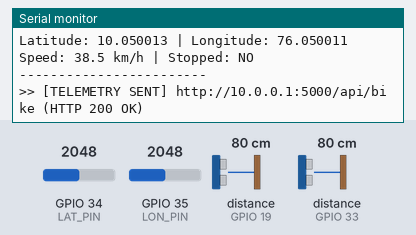
A sketch run on a simulated ESP32. Shown: the last lines printed to the serial monitor. Wiring (inferred from the names in the program): 2 × ultrasonic range finder: trigger GPIO 18, echo GPIO 19 / trigger GPIO 25, echo GPIO 33. Inputs (shaded band) come from the test bench; at power-on: distance to the obstacle (sensors on GPIO 19, GPIO 33) 80 cm, GPIO 34 (LAT_PIN) = 2048, GPIO 35 (LON_PIN) = 2048. The echo pulse lasts 58.3 µs per cm; WiFi joins after 1.5 s; servers stay silent unless stated; uploads are accepted with an empty reply.

Above: at 3.9 s.
4.0 s: distance to the obstacle (sensor on GPIO 19) set to 120 cm
At 4.12 s:
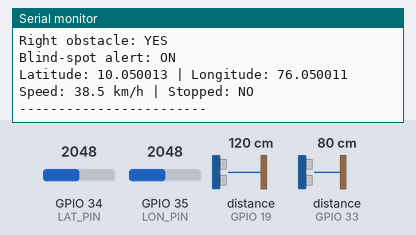
7.0 s: distance to the obstacle (sensor on GPIO 33) set to 120 cm
At 7.6 s:
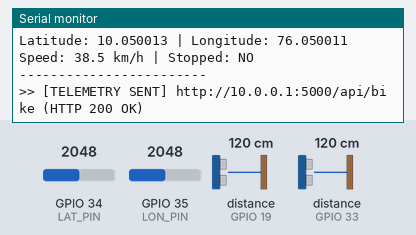
8.5 s: GPIO 34 (LAT_PIN) set to 2866
At 9.23 s:
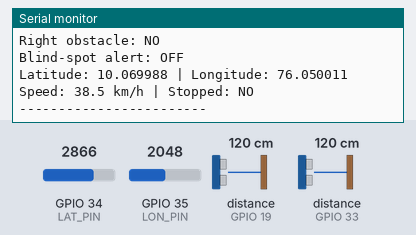
10.0 s: GPIO 35 (LON_PIN) set to 2866
At 11.27 s:
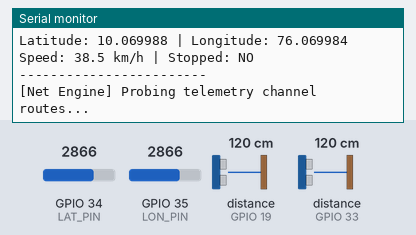
11.5 s: distance to the obstacle (sensor on GPIO 19) set to 2 cm
At 11.54 s:
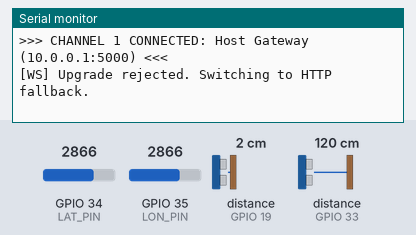
13.0 s: distance to the obstacle (sensor on GPIO 33) set to 2 cm
At 13.36 s:
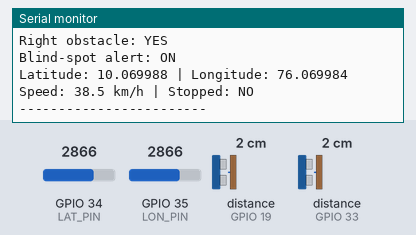
Timing chart, 0 to 15.5 s (numbered marks = the images above; inputs shaded):
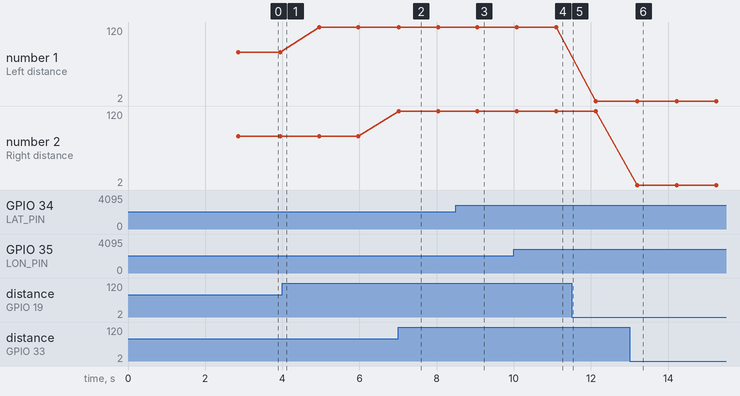

Measured:
- after the input at 7.0 s, the serial monitor: prints a new line at once (image 2)
- after the input at 8.5 s, the serial monitor: prints a new line after 0.56 s (image 3)
- after the input at 10.0 s, the serial monitor: prints a new line after 0.09 s (image 4)
- after the input at 13.0 s, the serial monitor: prints a new line after 0.20 s (image 6)
- plotted number 1: 80 → 120 after the input at 4.0 s, 120 → 2 after the input at 11.5 s

The sketch:

Smart_Bike_Node.ino
```cpp
/*
  =============================================================================
  SMART BIKE NODE - ESP32 (CIRKIT SIMULATOR & HARDWARE READY)
  =============================================================================
  Sensors connected:
    1. Left Ultrasonic Sensor   -> TRIG: GPIO 18, ECHO: GPIO 19
    2. Right Ultrasonic Sensor  -> TRIG: GPIO 25, ECHO: GPIO 33
    3. Simulated GPS Pots       -> LAT: GPIO 34, LON: GPIO 35
  Features:
    - Measures left & right blind-spot distance in centimeters
    - Detects obstacles under 100cm (rear blind-spot zone)
    - Reads simulated GPS coordinates from potentiometers
    - Connects to Wi-Fi ("CirkitWifi" in simulator or your home network)
    - Multi-Channel Telemetry: WebSocket (Gateway/Localhost/ngrok) + HTTP fallback
  =============================================================================
*/

#include <Arduino.h>
#include <WiFi.h>
#include <WiFiClient.h>
#include <WiFiClientSecure.h>
#include <HTTPClient.h>
#include <ArduinoJson.h>

// ==================== CONFIGURATION ====================

// Cirkit Designer virtual WiFi:
const char* WIFI_SSID     = "CirkitWifi";
const char* WIFI_PASSWORD = "";

// Multi-Channel Telemetry Endpoints:
const char* RENDER_HOST   = "openlab-ayc4.onrender.com";
const char* GATEWAY_HOST  = "10.0.0.1";
const char* LOCAL_HOST    = "127.0.0.1";

// ==================== PIN DEFINITIONS ====================

#define LEFT_TRIG   18
#define LEFT_ECHO   19
#define RIGHT_TRIG  25
#define RIGHT_ECHO  33

#define LAT_PIN     34
#define LON_PIN     35

#define USE_POTENTIOMETERS 1

const float OBSTACLE_LIMIT_CM    = 100.0;
const unsigned long POST_INTERVAL= 1000;

// ==================== GLOBALS ====================

unsigned long lastPostTime = 0;
float leftDistance = 100.0;
float rightDistance = 100.0;
bool leftObstacle = false;
bool rightObstacle = false;
bool blindSpotAlert = false;
float latitude = 10.045714;
float longitude = 76.045714;
float speedKmh = 38.5;
bool bikeStopped = false;

// ==================== SENSOR LOGIC ====================

float readDistanceCM(int trigPin, int echoPin) {
  digitalWrite(trigPin, LOW);
  delayMicroseconds(3);
  digitalWrite(trigPin, HIGH);
  delayMicroseconds(10);
  digitalWrite(trigPin, LOW);

  unsigned long duration = pulseIn(echoPin, HIGH, 25000UL);
  if (duration == 0) return -1;
  return duration * 0.0343 / 2.0;
}

void printDistance(const char *label, float distance) {
  Serial.print(label);
  if (distance < 0) {
    Serial.println("No echo");
  } else {
    Serial.print(distance, 1);
    Serial.println(" cm");
  }
}

// ==================== MULTI-CHANNEL TELEMETRY ENGINE ====================

WiFiClientSecure secureClient;
WiFiClient       plainClient;
Client*          activeClient = nullptr;

bool wsConnected = false;
unsigned long lastWsConnectAttempt = 0;
String connectedEndpoint = "";

bool connectWS() {
  if (WiFi.status() != WL_CONNECTED) return false;

  wsConnected = false;
  activeClient = nullptr;

  Serial.println("\n[Net Engine] Probing telemetry channel routes...");

  // Channel 1: Virtual Host Gateway (10.0.0.1:5000)
  plainClient.stop();
  plainClient.setTimeout(1200);
  if (plainClient.connect(GATEWAY_HOST, 5000)) {
    Serial.println(">>> CHANNEL 1 CONNECTED: Host Gateway (10.0.0.1:5000) <<<");
    activeClient = &plainClient;
    connectedEndpoint = "10.0.0.1:5000";
  }
  // Channel 2: Localhost Loopback (127.0.0.1:5000)
  else if (plainClient.connect(LOCAL_HOST, 5000)) {
    Serial.println(">>> CHANNEL 2 CONNECTED: Localhost (127.0.0.1:5000) <<<");
    activeClient = &plainClient;
    connectedEndpoint = "127.0.0.1:5000";
  }
  // Channel 3: Public Render Cloud (openlab-ayc4.onrender.com:443 via TLS)
  else {
    Serial.println("[Net Engine] Testing Channel 3: Render Cloud (port 443)...");
    secureClient.stop();
    secureClient.setInsecure();
    secureClient.setTimeout(3500);
    if (secureClient.connect(RENDER_HOST, 443)) {
      Serial.println(">>> CHANNEL 3 CONNECTED: Render Cloud (port 443) <<<");
      activeClient = &secureClient;
      connectedEndpoint = String(RENDER_HOST);
    } else {
      Serial.println("[Net Engine] Direct socket link bypassed. Using HTTP Engine.");
      return false;
    }
  }

  // Perform RFC 6455 Handshake
  activeClient->println("GET / HTTP/1.1");
  activeClient->println("Host: " + connectedEndpoint);
  activeClient->println("Upgrade: websocket");
  activeClient->println("Connection: Upgrade");
  activeClient->println("Sec-WebSocket-Key: dGhlIHNhbXBsZSBub25jZQ==");
  activeClient->println("Sec-WebSocket-Version: 13");
  activeClient->println("ngrok-skip-browser-warning: 1");
  activeClient->println();

  unsigned long t0 = millis();
  while (activeClient->connected() && millis() - t0 < 3000) {
    String line = activeClient->readStringUntil('\n');
    if (line.indexOf("101") >= 0) {
      wsConnected = true;
    }
    if (line == "\r" || line.length() == 0) break;
  }

  if (wsConnected) {
    Serial.println("=========================================");
    Serial.println(">>> BIKE WEBSOCKET STREAM ESTABLISHED! <<<");
    Serial.println("Route: " + connectedEndpoint);
    Serial.println("=========================================");
  } else {
    Serial.println("[WS] Upgrade rejected. Switching to HTTP fallback.");
    activeClient->stop();
    activeClient = nullptr;
  }

  return wsConnected;
}

// Send standard RFC 6455 masked WebSocket frame
void sendWS(const String& payload) {
  if (activeClient == nullptr || !activeClient->connected()) {
    wsConnected = false;
    return;
  }

  size_t len = payload.length();
  activeClient->write((uint8_t)0x81); // Text frame FIN

  if (len <= 125) {
    activeClient->write((uint8_t)(0x80 | len));
  } else if (len <= 65535) {
    activeClient->write((uint8_t)(0x80 | 126));
    activeClient->write((uint8_t)((len >> 8) & 0xFF));
    activeClient->write((uint8_t)(len & 0xFF));
  }

  uint8_t mask[4] = { 0x4A, 0x1F, 0x82, 0x93 };
  activeClient->write(mask, 4);

  for (size_t i = 0; i < len; i++) {
    activeClient->write((uint8_t)(payload[i] ^ mask[i % 4]));
  }
  Serial.printf(">> [WS STREAM] Sent %d bytes to Dashboard via %s\n", len, connectedEndpoint.c_str());
}

// Send Bike telemetry frame
void sendBikeData() {
  DynamicJsonDocument doc(512);

  doc["node"]              = "bike";
  doc["left_distance_cm"]  = leftDistance;
  doc["right_distance_cm"] = rightDistance;
  doc["left_obstacle"]     = leftObstacle;
  doc["right_obstacle"]    = rightObstacle;
  doc["blind_spot_alert"]  = blindSpotAlert;
  doc["latitude"]          = latitude;
  doc["longitude"]         = longitude;
  doc["speed_kmh"]         = speedKmh;
  doc["bike_stopped"]      = bikeStopped;

  String body;
  serializeJson(doc, body);

  // 1. Preferred: High-speed WebSocket stream
  if (activeClient != nullptr && activeClient->connected() && wsConnected) {
    sendWS(body);
    return;
  }

  // Periodic WS reconnection attempt
  if (millis() - lastWsConnectAttempt > 5000) {
    lastWsConnectAttempt = millis();
    if (connectWS()) {
      sendWS(body);
      return;
    }
  }

  // 2. Fallback: HTTP Dispatch across probed endpoints
  HTTPClient http;
  http.setTimeout(2500);

  const char* urls[] = {
    "http://10.0.0.1:5000/api/bike",
    "http://127.0.0.1:5000/api/bike",
    "https://openlab-ayc4.onrender.com/api/bike"
  };

  bool sent = false;
  for (int i = 0; i < 3; i++) {
    WiFiClient c;
    WiFiClientSecure sc;
    sc.setInsecure();

    if (String(urls[i]).startsWith("https")) {
      http.begin(sc, urls[i]);
    } else {
      http.begin(c, urls[i]);
    }

    http.addHeader("Content-Type", "application/json");
    http.addHeader("ngrok-skip-browser-warning", "1");

    int code = http.POST(body);
    if (code >= 200 && code < 300) {
      Serial.printf(">> [TELEMETRY SENT] %s (HTTP %d OK)\n", urls[i], code);
      sent = true;
      http.end();
      break;
    }
    http.end();
  }

  if (!sent) {
    Serial.println(">> [TELEMETRY] Probing available channels...");
  }
}

// ==================== SETUP ====================

void setup() {
  Serial.begin(115200);
  delay(1000);

  Serial.println("\n==================================");
  Serial.println(" SMART HELMET - BIKE NODE");
  Serial.println("==================================");

  pinMode(LEFT_TRIG, OUTPUT);
  pinMode(LEFT_ECHO, INPUT);
  pinMode(RIGHT_TRIG, OUTPUT);
  pinMode(RIGHT_ECHO, INPUT);

  digitalWrite(LEFT_TRIG, LOW);
  digitalWrite(RIGHT_TRIG, LOW);

#if USE_POTENTIOMETERS
  pinMode(LAT_PIN, INPUT);
  pinMode(LON_PIN, INPUT);
#endif

  // Connect to Cirkit virtual Wi-Fi
  WiFi.mode(WIFI_STA);
  WiFi.begin(WIFI_SSID, WIFI_PASSWORD);
  Serial.println("\n[WiFi] Connecting to CirkitWifi...");

  int attempts = 0;
  while (WiFi.status() != WL_CONNECTED && attempts < 60) {
    delay(500);
    Serial.print(".");
    attempts++;
  }
  Serial.println();

  if (WiFi.status() == WL_CONNECTED) {
    Serial.println("=========================================");
    Serial.println(">>> BIKE CIRKIT WIFI CONNECTED! <<<");
    Serial.print("ESP32 IP: ");
    Serial.println(WiFi.localIP());
    Serial.println("=========================================");
    connectWS();
  } else {
    Serial.printf("[WiFi] Status code: %d. Will retry in loop.\n", WiFi.status());
  }
}

// ==================== MAIN LOOP ====================

void loop() {
  leftDistance = readDistanceCM(LEFT_TRIG, LEFT_ECHO);
  delay(60);
  rightDistance = readDistanceCM(RIGHT_TRIG, RIGHT_ECHO);

  leftObstacle = (leftDistance >= 0 && leftDistance < OBSTACLE_LIMIT_CM);
  rightObstacle = (rightDistance >= 0 && rightDistance < OBSTACLE_LIMIT_CM);
  blindSpotAlert = (leftObstacle || rightObstacle);

  latitude = 10.045714;
  longitude = 76.045714;

#if USE_POTENTIOMETERS
  int latRaw = analogRead(LAT_PIN);
  int lonRaw = analogRead(LON_PIN);
  latitude = 10.0 + (latRaw / 4095.0) * 0.1;
  longitude = 76.0 + (lonRaw / 4095.0) * 0.1;
#endif

  speedKmh = 38.5;
  bikeStopped = (speedKmh < 1.0);

  // Send to dashboard every 1s
  if (millis() - lastPostTime >= POST_INTERVAL) {
    lastPostTime = millis();

    Serial.println("\n--- BIKE NODE STATUS ---");
    printDistance("Left distance: ", leftDistance);
    printDistance("Right distance: ", rightDistance);
    Serial.print("Left obstacle: ");
    Serial.println(leftObstacle ? "YES" : "NO");
    Serial.print("Right obstacle: ");
    Serial.println(rightObstacle ? "YES" : "NO");
    Serial.print("Blind-spot alert: ");
    Serial.println(blindSpotAlert ? "ON" : "OFF");
    Serial.printf("Latitude: %.6f | Longitude: %.6f\n", latitude, longitude);
    Serial.printf("Speed: %.1f km/h | Stopped: %s\n", speedKmh, bikeStopped ? "YES" : "NO");
    Serial.println("------------------------");

    sendBikeData();
  }

  delay(40);
}
```
